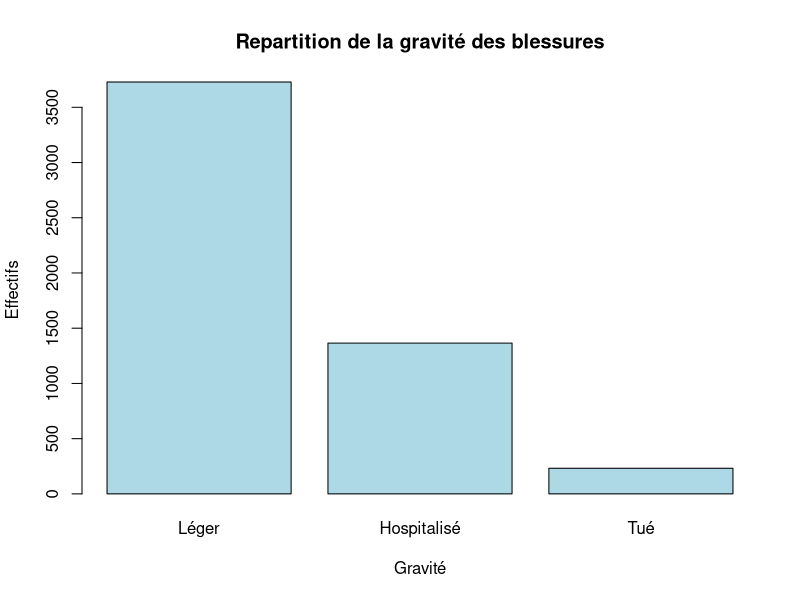
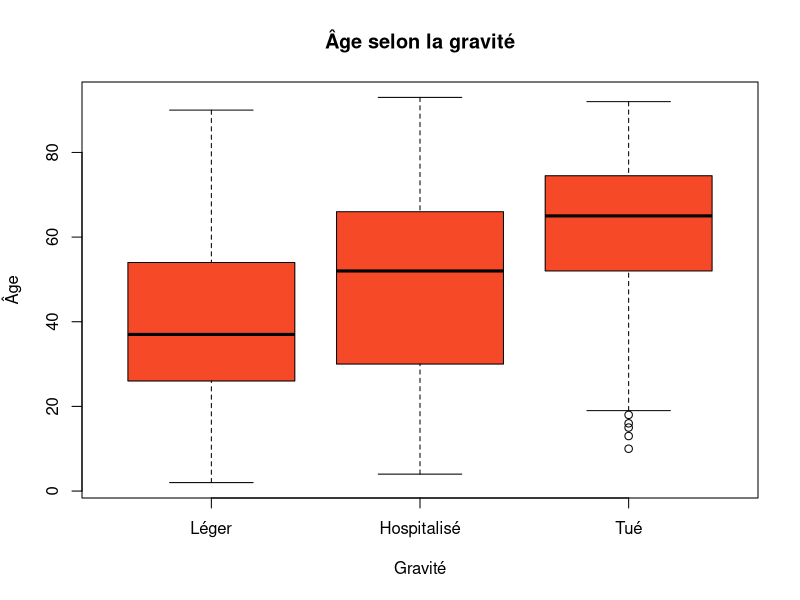
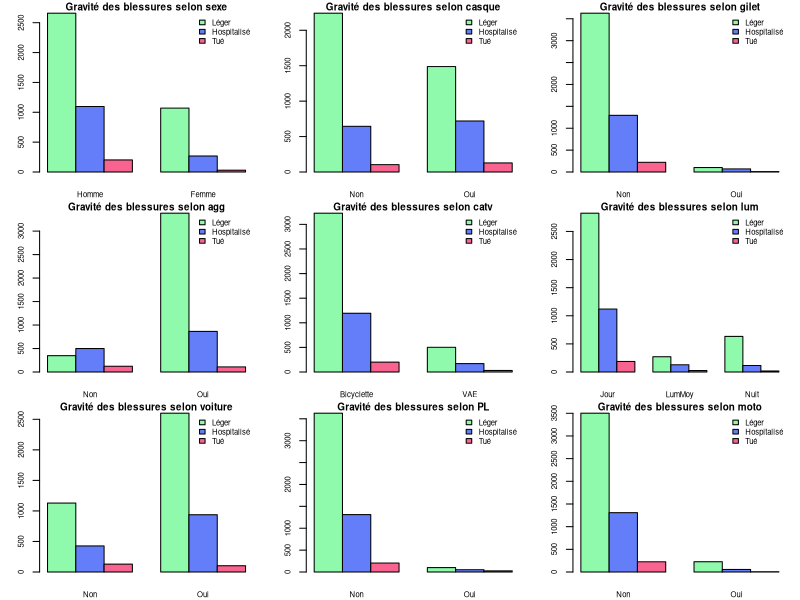
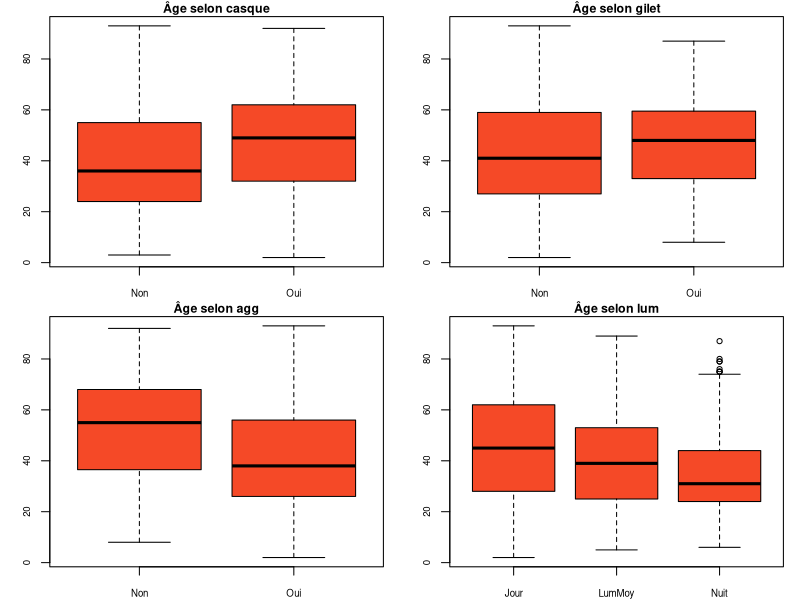
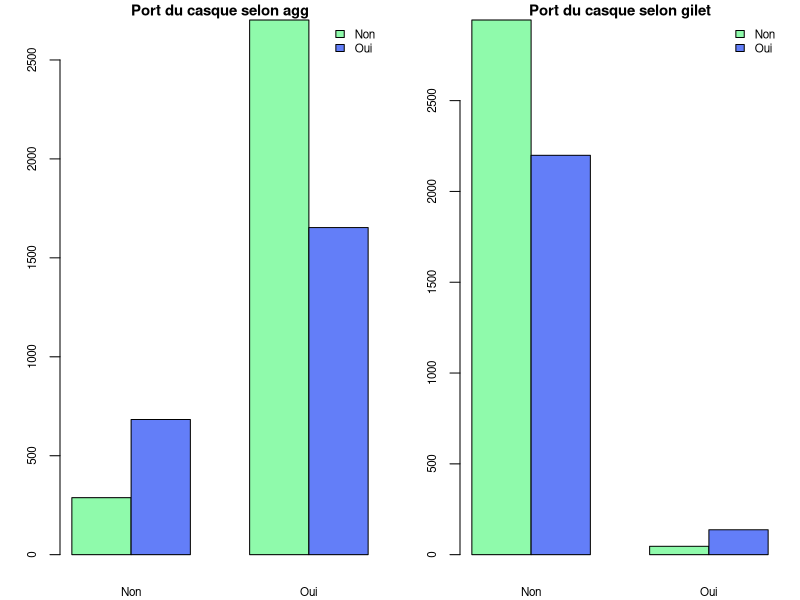
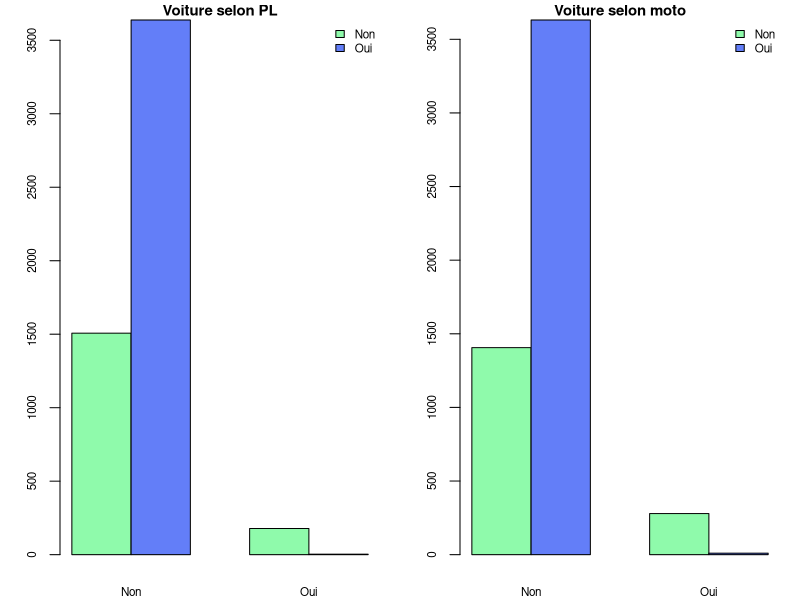
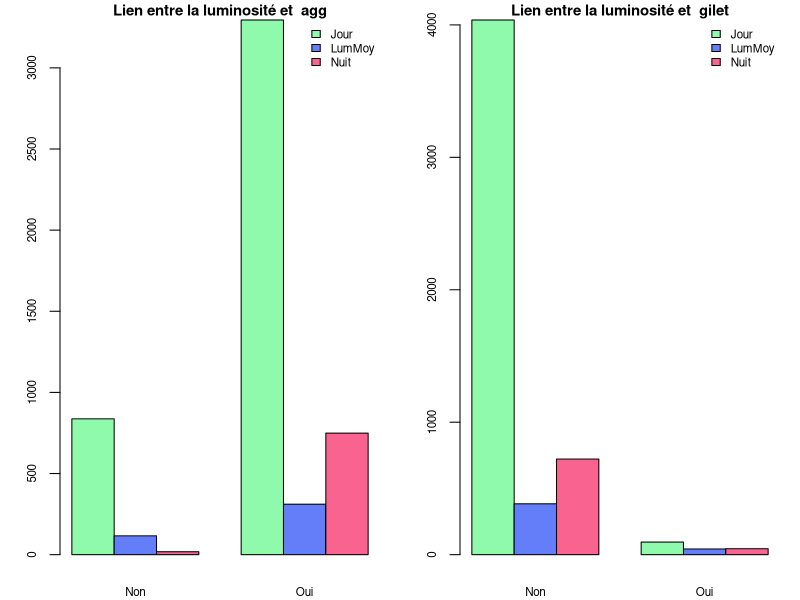

The R script that drew these images, in order: (Note: this script raises an error after producing the figures.)
## ---- chunk 1
knitr::opts_chunk$set(
  echo = FALSE,
  message = FALSE,
  warning = FALSE
)
## ---- chunk 2
rm(list=ls())
## ---- chunk 3
library(MASS)
library(pROC)
## ---- chunk 4
# Importation des données
Velo <- read.csv('velo.csv',
                 header = TRUE,
                 sep = ';')

head(Velo)
## ---- chunk 5
# Création de la variable âge
Velo$age <- 2024 - Velo$an_nais

# Variable dépendante ordinale (ordre important)
Velo$grav <- factor(Velo$grav,
                    levels = c(4, 3, 2),
                    labels = c("Léger", "Hospitalisé", "Tué"),
                    ordered = TRUE)

# Transformation en facteurs
Velo$sexe   <- factor(Velo$sexe, levels = c(1, 2), labels = c("Homme", "Femme"))
Velo$casque <- factor(Velo$casque, levels = c(0, 1), labels = c("Non", "Oui"))
Velo$gilet  <- factor(Velo$gilet, levels = c(0, 1), labels = c("Non", "Oui"))
Velo$agg    <- factor(Velo$agg, levels = c(1, 2), labels = c("Non", "Oui"))
Velo$catv   <- factor(Velo$catv, levels = c(1, 80), labels = c("Bicyclette", "VAE"))
Velo$lum    <- factor(Velo$lum, levels = c(1, 2, 3), labels = c("Jour", "LumMoy", "Nuit"))
Velo$voiture <- factor(Velo$voiture, levels = c(0, 1), labels = c("Non", "Oui"))
Velo$PL     <- factor(Velo$PL, levels = c(0, 1), labels = c("Non", "Oui"))
Velo$moto   <- factor(Velo$moto, levels = c(0, 1), labels = c("Non", "Oui"))
## ---- chunk 6
# Distribution de la gravité
table(Velo$grav)

# Barplot
barplot(table(Velo$grav),
        main = "Repartition de la gravité des blessures",
        xlab = "Gravité",
        ylab = "Effectifs",
        col = "lightblue")
## ---- chunk 7
boxplot(
    age ~ grav,
    data = Velo,
    main = "Âge selon la gravité",
    xlab = "Gravité",
    ylab = "Âge",
    col = "#F54927")
## ---- chunk 8
VariablesFactorielle <- c("sexe", "casque", "gilet", "agg",
                          "catv", "lum", "voiture", "PL", "moto")

par(mfrow = c(3, 3),
    mar = c(2, 3, 1, 1),   
    cex.main = 0.9,
    cex.lab = 0.8,
    cex.axis = 0.7)

# Lien entre grv et les variables categorielles
for (var in VariablesFactorielle) {

  # Tableau croisé
  tab <- table(Velo$grav, Velo[[var]])

  # Barplot
  barplot(tab, beside = TRUE,
          main = paste("Gravité des blessures selon", var),
          xlab = "Gravité",
          ylab = "Effectifs",
          col = c("#8FFAAB", "#637EF8", "#F86390"))
  legend("topright",
       legend = levels(Velo$grav),
       fill = c("#8FFAAB", "#637EF8", "#F86390"),
       horiz = F,
       bty = "n",
       cex = 0.7)
}
## ---- chunk 9
VariablesFactorielle <- c("casque", "gilet", "agg",
                          "lum")

par(mfrow = c(2, 2))

for (var in VariablesFactorielle) {
  boxplot(
    Velo$age ~ Velo[[var]],
    main = paste("Âge selon", var),
    xlab = paste(var),
    ylab = "Âge",
    col = "#F54927")
}

## ---- chunk 10
par(mfrow = c(1, 2))

for (var in c("agg", "gilet")) {

  # Tableau croisé
  tab <- table(Velo$casque, Velo[[var]])

  # Barplot
  barplot(tab, beside = TRUE,
          main = paste("Port du casque selon", var),
          xlab = paste(var),
          ylab = "Effectifs",
          col = c("#8FFAAB", "#637EF8"))
  legend("topright",
       legend = levels(Velo$casque),
       fill = c("#8FFAAB", "#637EF8"),
       horiz = F,
       bty = "n",
       cex = 0.7)
}
## ---- chunk 11
par(mfrow = c(1, 2))

for (var in c("PL", "moto")) {

  # Tableau croisé
  tab <- table(Velo$voiture, Velo[[var]])

  # Barplot
  barplot(tab, beside = TRUE,
          main = paste("Voiture selon", var),
          xlab = paste(var),
          ylab = "Effectifs",
          col = c("#8FFAAB", "#637EF8"))
  legend("topright",
       legend = levels(Velo$voiture),
       fill = c("#8FFAAB", "#637EF8"),
       horiz = F,
       bty = "n",
       cex = 0.7)
}
## ---- chunk 12
par(mfrow = c(1, 2))

for (var in c("agg", "gilet")) {

# Tableau croisé
tab <- table(Velo$lum, Velo[[var]])

# Barplot
barplot(tab, beside = TRUE,
        main = paste("Lien entre la luminosité et ", var),
        xlab = paste(var),
        ylab = "Effectifs",
        col = c("#8FFAAB", "#637EF8", "#F86390"))
legend("topright",
     legend = levels(Velo$lum),
     fill = c("#8FFAAB", "#637EF8", "#F86390"),
     horiz = F,
     bty = "n",
     cex = 0.7)
}
## ---- chunk 13
# Variables selectionnées
SelectVariables <- c('grav', 'age', 'sexe', 'casque', 'gilet', 'catv',
         'voiture', 'PL', 'moto', 'lum', 'agg')

# Nouveau data frame
SelectVelo <- Velo[SelectVariables]

# Séparation train / test
set.seed(123)  

Index <- sample(1:nrow(SelectVelo), size = 0.8 * nrow(SelectVelo))

Train <- SelectVelo[Index, ]
Test  <- SelectVelo[-Index, ]
## ---- chunk 14
# Premier Model
ModelComplet <- polr(grav ~ age + sexe + casque + gilet + catv +
                     voiture + PL + moto + lum + agg,
             data = Train, method = "logistic")

summary(ModelComplet)
## ---- chunk 15
ModelBackward <- step(
  ModelComplet,
  scope = list(
  lower = grav ~ 1,
  upper = grav ~ age + sexe + casque + gilet + catv +
                 voiture + PL + moto + lum + agg
  ),
  direction = "backward",
  trace = TRUE
)
## ---- chunk 16
# Deuxième Model
Model2 <- polr(formula = grav ~ age + sexe + gilet + voiture + 
    PL + moto + lum + agg, data = Train, method = "logistic")

# Comparaison avec le premier Model
anova(ModelComplet, Model2)
## ---- chunk 17
# Troisieme Model
ModelAgeGilet <- polr(grav ~ age*gilet + age + gilet + sexe + voiture + 
    PL + moto + lum + agg, data = Train, method = "logistic")

# Comparaison avec le deuxiëme Model
anova(Model2, ModelAgeGilet)
## ---- chunk 18
AIC(ModelComplet, Model2, ModelAgeGilet)
## ---- chunk 19
summary(ModelAgeGilet)
## ---- chunk 20
PredComplet <- predict(ModelComplet, Test, type = "class")
Pred2 <- predict(Model2, Test, type = "class")
PredAgeGilet <- predict(ModelAgeGilet, Test, type = "class")
## ---- chunk 21
table(Test$grav, PredAgeGilet)
## ---- chunk 22
# Bien predits
BienPredits <- sum((PredAgeGilet == 'Léger') & (Test$grav == 'Léger')) + 
  sum((PredAgeGilet == 'Hospitalisé') & (Test$grav == 'Hospitalisé')) + 
  sum((PredAgeGilet == 'Tué') & (Test$grav == 'Tué'))

BienPredits

# Accuracy
BienPredits / nrow(Test)
## ---- chunk 23
ProbaAgeGilet <- predict(ModelAgeGilet, Test, type = "probs")

ROCObjet <- roc(Test$grav == "Tué", ProbaAgeGilet[, "Tué"])

plot(1 - ROCObjet$specificities,
     ROCObjet$sensitivities,
     type = "l",
     xlab = "1 - Spécificité",
     ylab = "Sensibilité",
     main = "Courbe ROC",
     lwd = 1)
abline(0, 1, lty = 2, col = "gray")
## ---- chunk 24
plot(1 - multiclass.roc(Test$grav, ProbaAgeGilet)
$specificities,
     multiclass.roc(Test$grav, ProbaAgeGilet)
$sensitivities,
     type = "l",
     xlab = "1 - Spécificité",
     ylab = "Sensibilité",
     main = "Courbe ROC",
     lwd = 1)
abline(0, 1, lty = 2, col = "gray")
